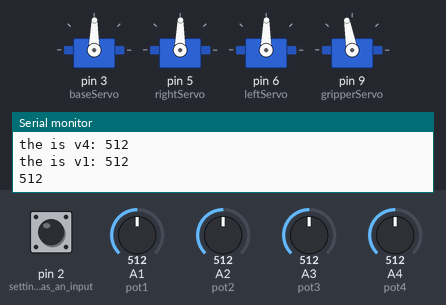
This sketch was run on a simulated Arduino Uno, built with avr-gcc and run on an emulated ATmega328P. Parts: 4 × servo, the last lines printed to the serial monitor. The test bench sets the inputs (shaded band); at power-on: A1 (pot1) = 512, A3 (pot3) = 512, A4 (pot4) = 512, A2 (pot2) = 512, pin 2 (setting_pin_2_as_an_input) HIGH.

Above: at 3.7 s.
3.8 s: A1 (pot1) set to 550
At 4.7 s:
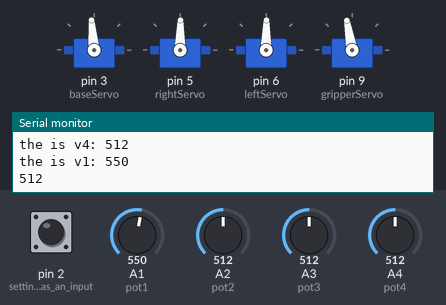
6.8 s: A1 (pot1) set to 582
At 7.9 s:
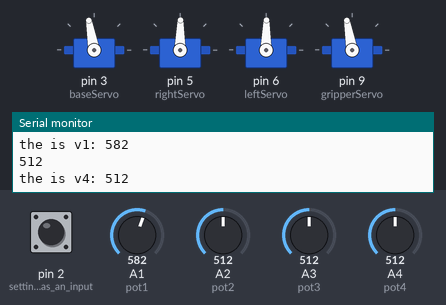
8.3 s: A3 (pot3) set to 30
10.4 s: A4 (pot4) set to 551
At 11.4 s:
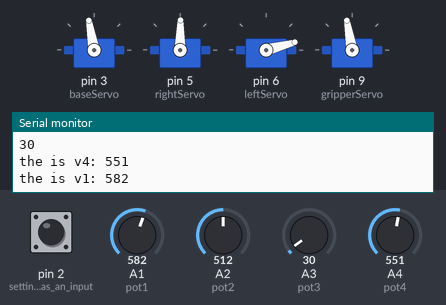
11.9 s: A4 (pot4) set to 565
At 12.7 s:
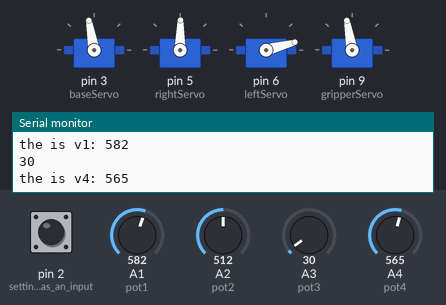
14.9 s: A2 (pot2) set to 547
At 16.0 s:
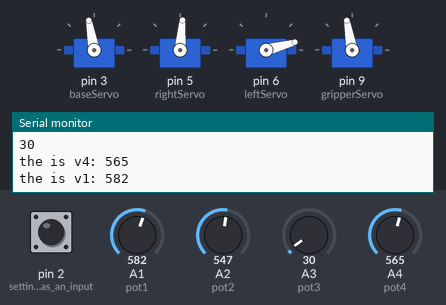
17.9 s: A2 (pot2) set to 565
At 18.5 s:
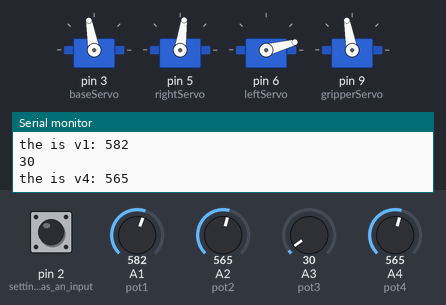
Timing chart, 0 to 20.4 s (numbered marks = the images above; inputs shaded):
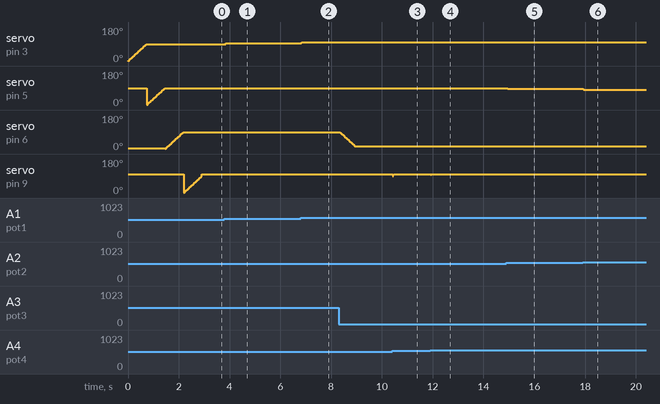

Measured:
- after the input at 3.8 s, servo on pin 3 (baseServo): 89° → 95° at once
- after the input at 6.8 s, servo on pin 3 (baseServo): 95° → 100° at once
- after the input at 10.4 s, servo on pin 9 (gripperServo): 100° → 90° at once, → 93° 0.02 s later, → 100° 0.02 s later
- after the input at 11.9 s, servo on pin 9 (gripperServo): 100° → 96° at once, → 100° 0.02 s later
- after the input at 14.9 s, servo on pin 5 (rightServo): 89° → 85° at once
- after the input at 17.9 s, servo on pin 5 (rightServo): 85° → 82° at once

The sketch:

RoboticArm4Servos_2Joysticks.ino
```cpp
#include <Servo.h>    //loading the servo library
int basePos= 0; int rightPos = 0; int leftPos = 0; int gripperPos = 0;  //positions of Servo motors


Servo baseServo; //create a servo object
Servo rightServo;
Servo leftServo;
Servo gripperServo;

int x = 8 ;  //delay to change motor rotation speed
int b,r,l,g ;    // base motor and right motor positions
int pot1=A1; int pot2=A2, pot3=A3, pot4 = A4; //connections of potentiometers
int v1 , v2, v3 , v4 ;   //values of potentiometers
int counter = 0, state=0, laststate=0;

void setup() {
pinMode(2,INPUT_PULLUP); //setting pin 2 as an input pin
//pullup is for the pullup resistor
Serial.begin(9600);
baseServo.attach(3); //servo connection (to a PWM pin)
rightServo.attach(5);
leftServo.attach(6);
gripperServo.attach(9);

leftServo.write(5); //set the start position to angle 5

}

void loop() {
  int state = digitalRead(2);
if(state !=laststate)
{
if (state==HIGH)
{
  counter++;
  Serial.println(counter);
}
else
{counter= counter;}
laststate=state;

}
if(counter%2==0)
gripperServo.write(15);  //close the gripper
else if (counter%2!=0)
gripperServo.write(100); //open the gripper

v1 = analogRead ( pot1 );
Serial.print("the is v1: ");
Serial.println(v1); //to print the range of values of pot 1 , you may remove it.
b = map ( v1 , 0 , 1014 , 10 , 170);
if (basePos<b)
{
  for ( ; basePos<b ; basePos++)
  {
    baseServo.write( basePos );
    delay(x);
  }


}
if (basePos>b)
{
  for ( ; basePos>b ; basePos--)
  {
    baseServo.write( basePos );
    delay(x);
  }
}

v2 = analogRead ( pot2 );
r = map ( v2 , 0 , 1014 , 170 , 10);
if (rightPos<r)
{
  for ( ; rightPos<r ; rightPos++)
  {
    rightServo.write( rightPos );

    delay(x);
  }

}
if (rightPos>r)
{
  for ( ; rightPos>r ; rightPos--)
  {
    rightServo.write( rightPos );

    delay(x);
  }
}


v3 = analogRead ( pot3 );
Serial.println(v3);
l = map ( v3 , 0 , 1014 , 10 , 170);
if (leftPos<l)
{
  for ( ; leftPos<l ; leftPos++)
  {
    leftServo.write( leftPos );
    delay(x);
  }


}
if (leftPos>l)
{
  for ( ; leftPos>l ; leftPos--)
  {
    leftServo.write( leftPos );
    delay(x);
  }
}


v4 = analogRead ( pot4);
Serial.print("the is v4: ");
Serial.println(v4); //to print the range of values of pot 1 , you may remove it.
g = map ( v4 , 0 , 1014 , 10 , 170);
if (gripperPos<g)
{
  for ( ; gripperPos<g ; gripperPos++)
  {
    gripperServo.write( gripperPos );
    delay(x);
  }


}
if (gripperPos>b)
{
  for ( ; gripperPos>g ; gripperPos--)
  {
    gripperServo.write( gripperPos );
    delay(x);
  }
}


}
```
